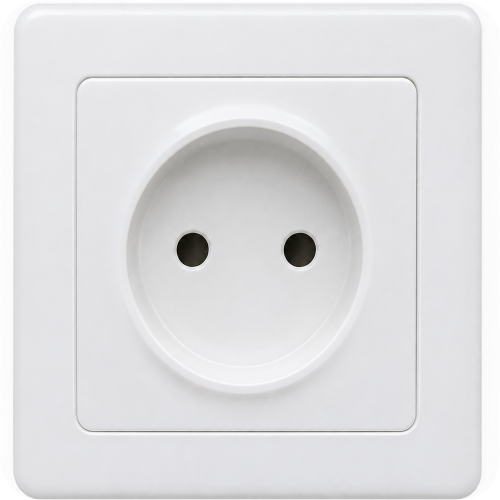
#> input picture assets/product-templates/socket-faceplate-v1.png, 1000 x 1000 px (shown at 1/2 size)
$ python -i renderer.py   (imports and definitions only)
#> lines starting #> are read from the running program, lines starting #| are printed output that depends on the picture; after the words box and inside, x2 and y2 are one past the last pixel; in counts of white or black regions, pixels touching at a corner belong together
#> further down, picture is the input picture: PIL image 1000x1000 RGBA; mean R, G, B, A 220.9, 220.9, 222.8, 235.9
"""Deterministic original-art compositing on immutable real-photo templates."""

import hashlib
import json
from io import BytesIO
from pathlib import Path

from PIL import Image, ImageChops, ImageDraw, ImageFont, ImageOps, UnidentifiedImageError, features

from .models import PAPERS, SIZES, Spec, Template

VERSION = "real-photo-v1-top-bound"
LIMIT = 5 * 1024 * 1024
FONT = Path(__file__).with_name("data") / "YekanBakh-Regular.ttf"


# [53 lines left out: functions fingerprint, decode, encode, font, contain, not called in this run]


def ink_bounds(im):
    """Only art-only source margins; never infer a print-sheet trim this way."""
    white = Image.new("RGBA", im.size, "white")
#> white: PIL image 1000x1000 RGBA; every value is 255
    white.alpha_composite(im)
    mask = (
        ImageChops.difference(white.convert("RGB"), Image.new("RGB", im.size, "white"))
        .convert("L")
        .point(lambda x: 255 if x > 24 else 0)
    )
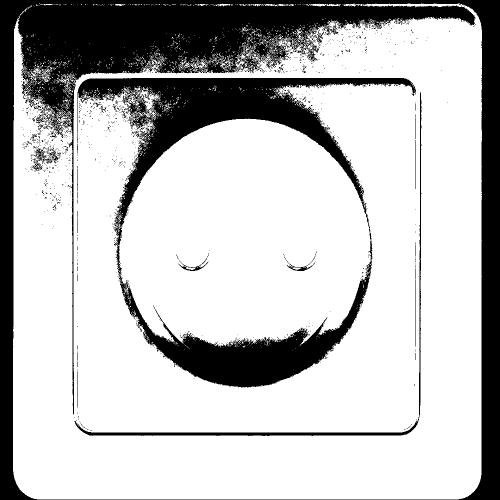
#> mask: PIL image 1000x1000 L (shown at 1/2 size); 74.7% white; 1044 black regions (1011 under 20 px), largest, box (x1, y1, x2, y2) and area: (0, 0, 1000, 1000) 163300, (155, 156, 832, 775) 79222, (149, 184, 843, 872) 5677
    box = mask.getbbox()
#> box = (26, 7, 964, 999)
    return white.crop(box) if box else white
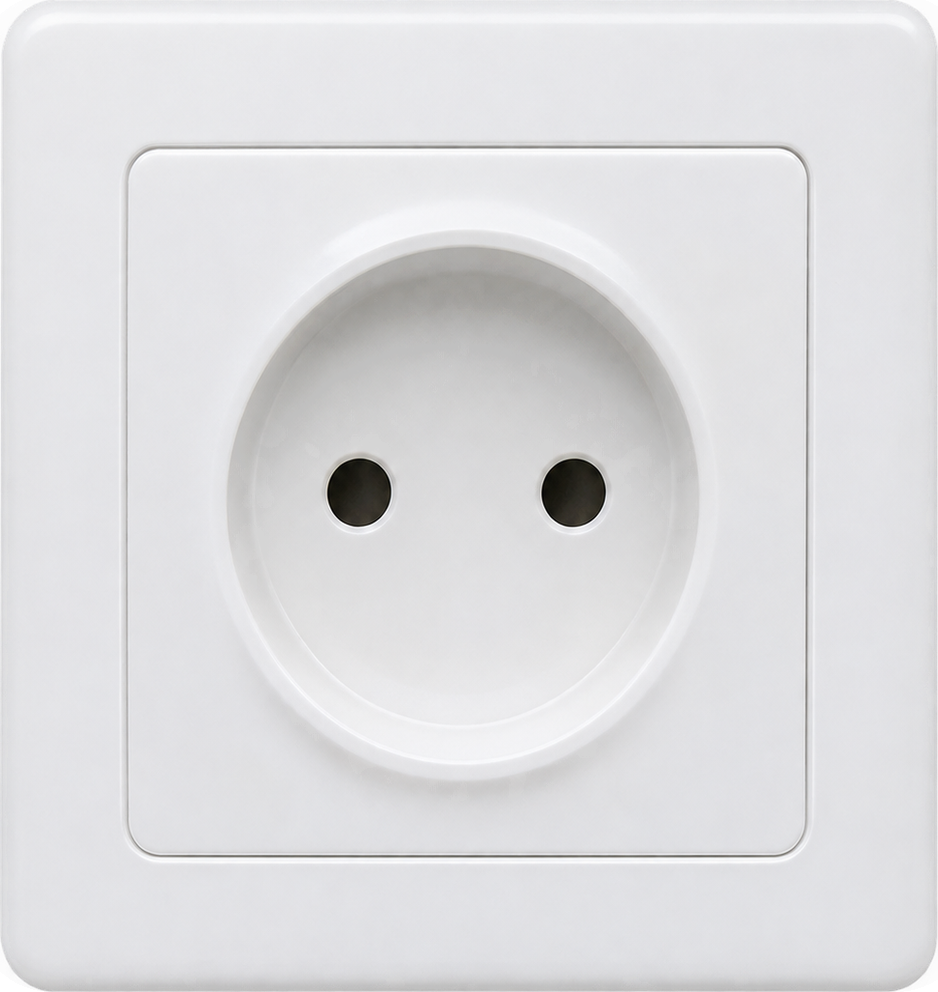
#> returned value: PIL image 938x992 RGBA; mean R, G, B, A 221.3, 221.2, 223.3, 255


# [31 lines that did not run here, left out]


# [33 lines that did not run here, left out]


def coefficients(src, dst):
    """Eight-equation inverse homography, without a heavyweight runtime dependency."""
    matrix = []
    for (x, y), (u, v) in zip(dst, src, strict=True):
        matrix.extend(
            [[x, y, 1, 0, 0, 0, -u * x, -u * y, u], [0, 0, 0, x, y, 1, -v * x, -v * y, v]]
        )
    for col in range(8):
        pivot = max(range(col, 8), key=lambda i: abs(matrix[i][col]))
        matrix[col], matrix[pivot] = matrix[pivot], matrix[col]
        value = matrix[col][col]
        if abs(value) < 1e-10:
            raise ValueError("template_plane_degenerate")
        matrix[col] = [x / value for x in matrix[col]]
        for i in range(8):
            if i != col:
                scale = matrix[i][col]
                matrix[i] = [a - scale * b for a, b in zip(matrix[i], matrix[col], strict=True)]
    return tuple(row[-1] for row in matrix)


def project(base, art, quad, ink=False):
    dest = [(x * base.width, y * base.height) for x, y in quad.points]
    src = [(0, 0), (art.width, 0), (art.width, art.height), (0, art.height)]
    warped = art.transform(
        base.size, Image.Transform.PERSPECTIVE, coefficients(src, dest), Image.Resampling.BICUBIC
    )
    if ink:
        # White means unprinted kraft/paper. Blue logo and graphite are real source pixels.
        colour = ImageChops.multiply(base.convert("RGB"), warped.convert("RGB"))
        base.paste(
            colour, (0, 0), ImageChops.multiply(warped.getchannel("A"), base.getchannel("A"))
        )
    else:
        layer = Image.new("RGBA", base.size)
        layer.paste(warped, (0, 0))
        layer.putalpha(ImageChops.multiply(layer.getchannel("A"), base.getchannel("A")))
        base.alpha_composite(layer)


# [70 lines that did not run here, left out]

>>> from PIL import Image
>>> picture = Image.open('../../../../../assets/product-templates/socket-faceplate-v1.png')
>>> result = ink_bounds(picture)
